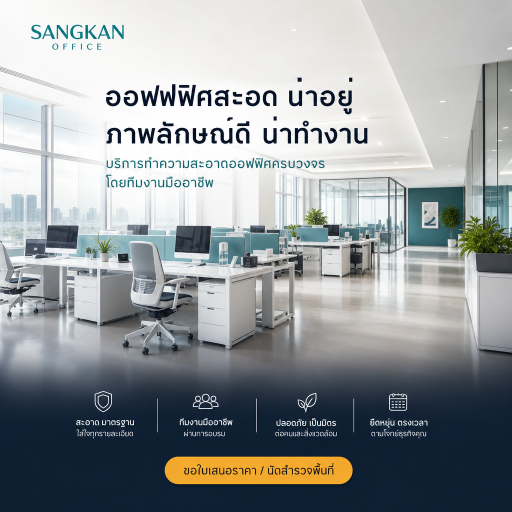
#> input picture marketing/ads-office-ondemand/bg/bg-A-office-clean.png, 1024 x 1024 px (shown at 1/2 size)
$ python -i compose_blog_covers.py   (imports and definitions only)
#> lines starting #> are read from the running program, lines starting #| are printed output that depends on the picture
# -*- coding: utf-8 -*-
"""Build Gen-Z blog covers: unique text overlays, background reused max 3 times."""

from __future__ import annotations

import json
import math
import re
from collections import defaultdict
from datetime import date
from pathlib import Path

from PIL import Image, ImageDraw, ImageEnhance, ImageFont

from site_config import SITE_URL

ROOT = Path(__file__).resolve().parent
BG_DIR = ROOT / "images" / "blog" / "bg"
COVER_DIR = ROOT / "images" / "blog" / "covers"
FONTS = ROOT / "marketing" / "ads-office-ondemand" / "fonts"
MAX_PER_BG = 3
TEXT_MAX_W = 520

TEAL = (13, 148, 136)
CORAL = (251, 113, 133)
DARK = (15, 23, 42)
WHITE = (255, 255, 255)
SOFT = (241, 245, 249)
YELLOW = (250, 204, 21)

# Thai marks that must stay attached to the previous consonant
_THAI_FOLLOW = set("่้๊๋์ิีึืุู็ํัำฺ")

VENUE_ORDER = [
    (("โรงงาน",), "factory"),
    (("โกดัง",), "warehouse"),
    (("โรงแรม", "รีสอร์ท"), "hotel"),
    (("โรงพยาบาล", "คลินิก"), "hospital"),
    (("โรงเรียน", "มหาวิทยาลัย"), "school"),
    (("ห้าง", "ศูนย์การค้า"), "mall"),
    (("ร้านอาหาร", "คาเฟ่"), "restaurant"),
    (("โชว์รูม",), "showroom"),
    (("ตึกสูง",), "highrise"),
    (("ฟิตเนส",), "gym"),
    (("คอนโด",), "home"),
    (("ออฟฟิศ", "สำนักงาน", "อาคาร"), "office"),
]

# Thai tokens longest-first — wrap only between these units (never mid-word)
_WRAP_TOKENS = sorted(
    [
        "ห้างสรรพสินค้า",
        "มหาวิทยาลัย",
        "โรงพยาบาล",
        "ทำความสะอาด",
        "บิ๊กคลีนนิ่ง",
        "Big Cleaning",
        "เคลียร์พื้นที่",
        "หลังก่อสร้าง",
        "แม่บ้าน",
        "โชว์รูม",
        "รีสอร์ท",
        "โรงแรม",
        "โรงงาน",
        "โกดัง",
        "คลินิก",
        "โรงเรียน",
        "ออฟฟิศ",
        "สำนักงาน",
        "ฟิตเนส",
        "คอนโด",
        "ตึกสูง",
        "ศูนย์การค้า",
        "ร้านอาหาร",
        "คาเฟ่",
        "จ้าง",
        "หา",
    ],
    key=len,
    reverse=True,
)

# Prefer same family before failing (never jump to unrelated venues like factory).
VENUE_FALLBACK = {
    "school": ["office", "home"],
    "mall": ["showroom", "office"],
    "hospital": ["office"],
    "restaurant": ["mall", "office"],
    "home": ["highrise", "office"],
    "hotel": ["home", "office"],
    "warehouse": ["factory", "office"],
    "factory": ["warehouse", "office"],
    "showroom": ["mall", "office"],
    "highrise": ["office", "home"],
    "gym": ["office"],
    "office": ["home"],
}


# [16 lines left out: functions venue_of, clean_headline, not called in this run]


def _text_w(draw: ImageDraw.ImageDraw, text: str, f: ImageFont.ImageFont) -> int:
    bb = draw.textbbox((0, 0), text, font=f)
    return bb[2] - bb[0]


# [68 lines left out: functions _tokenize_headline, wrap_headline, font, not called in this run]


def cover_fit(path: Path, size=(1080, 1080)) -> Image.Image:
#> called with size = (1080, 1080)
    img = Image.open(path).convert("RGB")
#> img is the input picture: PIL image 1024x1024 RGB; mean R, G, B 148.6, 153.9, 156.3
    tw, th = size
    sw, sh = img.size
#> sw = 1024; sh = 1024
    scale = max(tw / sw, th / sh)
#> scale = 1.05
    nw, nh = int(sw * scale), int(sh * scale)
#> nw = 1080; nh = 1080
    img = img.resize((nw, nh), Image.Resampling.LANCZOS)
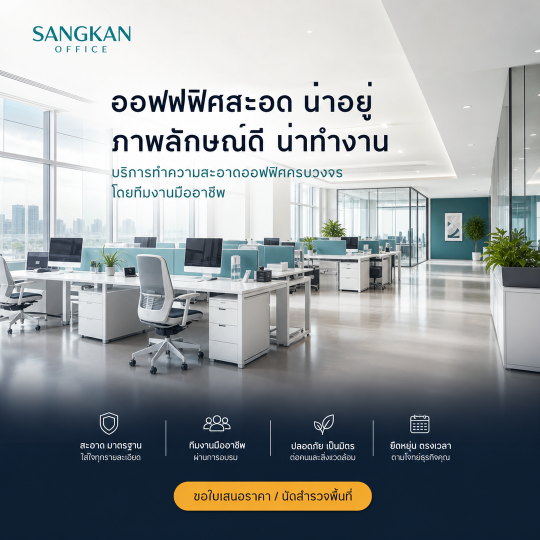
#> img: PIL image 1080x1080 RGB (shown at 1/2 size); mean R, G, B 148.6, 153.9, 156.3
    left, top = (nw - tw) // 2, (nh - th) // 2
#> left = 0; top = 0
    return img.crop((left, top, left + tw, top + th))


# [75 lines left out: functions left_wash, ink, compose, list_backgrounds, not called in this run]


def bg_venue(path: Path) -> str:
    m = re.match(r"bg-([a-z]+)-\d+", path.stem)
    return m.group(1) if m else "office"


# [95 lines left out: functions assign_bgs, chip_for, main, not called in this run]


# [2 lines not run here, left out]

>>> result = cover_fit('marketing/ads-office-ondemand/bg/bg-A-office-clean.png')

$ run again, on marketing/ads-office-ondemand/bg/bg-D-stories.png
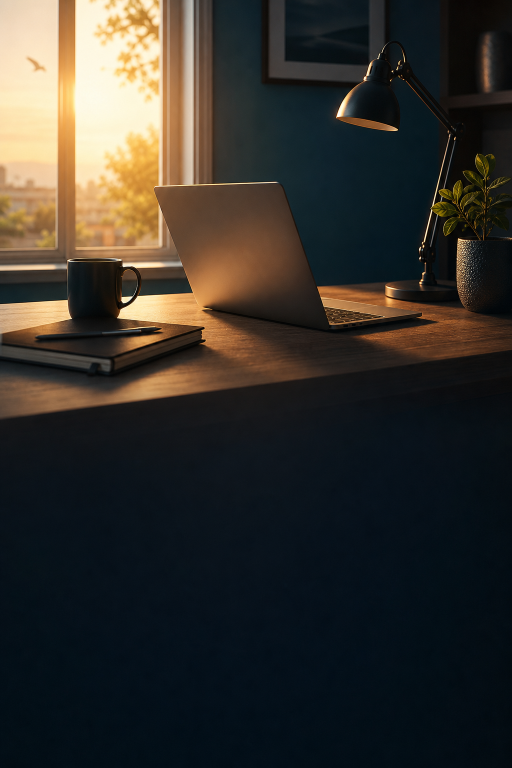
#> input picture marketing/ads-office-ondemand/bg/bg-D-stories.png, 1024 x 1536 px (shown at 1/2 size)
#> in cover_fit, img is the input picture: PIL image 1024x1536 RGB; mean R, G, B 52.4, 49.4, 44
#> img: PIL image 1080x1620 RGB
#> in cover_fit, `return img.crop((left, top, left + tw, top + th))`:
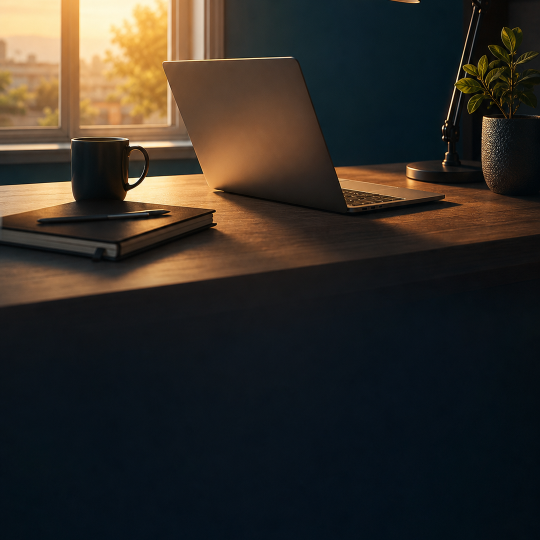
#> returned value: PIL image 1080x1080 RGB (shown at 1/2 size); mean R, G, B 50.9, 45.8, 39.2
